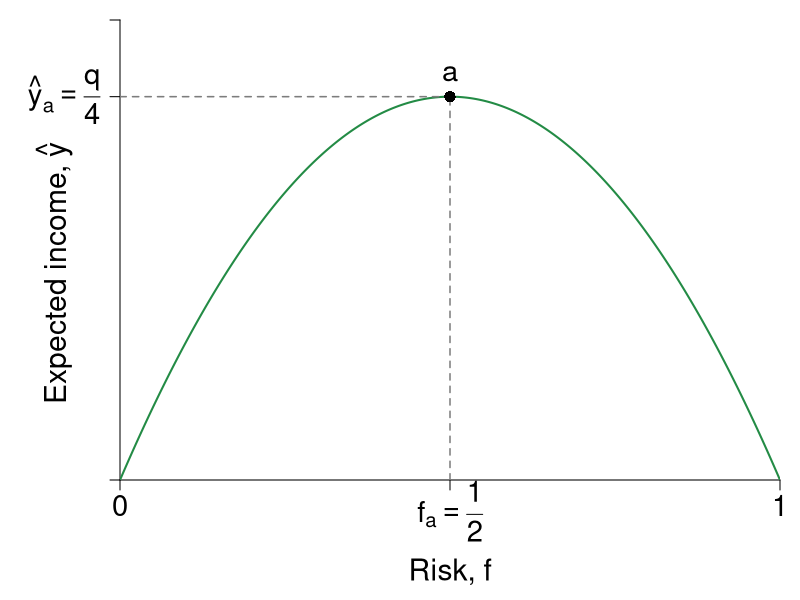

Source code (R):
#Graph Designer: Simon Halliday, Scott Cohn
#Authors: Bowles, Foley and Halliday
#Title: Coordination, Conflict and Competition: A Text in Microeconomics

library(shape)
pdf(file = "risk/return_maximization_margin.pdf", width = 8, height = 6)

#Set parameters for graphics
pointsize <- 1.8
axislabelsize <- 1.8
labelsize <- 1.75
namesize <- 1.8
annotatesize <- 1.5
graphlinewidth <- 2
segmentlinewidth <- 1.5

COL <- c("#7fc97f", "#beaed4", "#fdc086", "#ffff99", "#386cb0", "#f0027f", "#bf5b17", "#666666")
COLA <- c("#e0f3db", "#99d8c9","#66c2a4","#41ae76", "#238b45", "#005824")
COLB <- c("#c6dbef", "#4eb3d3", "#2b8cbe", "#0868ac","#084081")
COLC <- c("#fcfbfd", "#efedf5", "#dadaeb", "#bcbddc", "#9e9ac8", "#807dba", "#6a51a3", "#54278f", "#3f007d")
grays <- gray.colors(25, start = 1, end = 0, alpha = 1)

#Edited the margins to cater for the larger LHS labels
par(mar =  c(6, 6, 1, 1))

return <- function(f, mu = 5){
  mu*f*(1 - f)
}

indiffA <- function(x, alpha = 0.7, uA = 4) {
  (uA / x^alpha)^(1/(1 - alpha))
}

trsline <- function(x, constant = 10, slope = 4){
  constant - (slope)*x
}

ff <- function(x, c = 12, s = 1/3){
  c - s*x
}

xlims <- c(0, 1)
ylims <- c(0, 1.5)

npts <- 501 
x <- seq(xlims[1], xlims[2], length.out = npts)
y <- seq(ylims[1], ylims[2], length.out = npts) 
a <- c(2, 4, 6)

plot(0, 0, xlim = xlims, ylim = ylims, type = "n",
     xlab = expression(paste("")),
     ylab = expression(paste("")), 
     xaxt = "n", 
     yaxt = "n", 
     cex.lab = axislabelsize, 
     bty = "n", 
     xaxs = "i", 
     yaxs = "i"
)



ticksy <- c(ylims[1], return(f = 0.5), ylims[2])
#ylabels <- c(NA, expression(paste(hat(y)[a] == 1.25)), NA)
ylabels <- c(NA, expression(paste(hat(y)[a] == frac(q,4))), NA)
ticksx <- c(xlims[1], 0.5, xlims[2])
xlabels <- c(0, NA, 1)

axis(1, at = ticksx, pos = 0, labels = xlabels, cex.axis = labelsize)
axis(2, at = ticksy, pos = 0, labels = ylabels, las = 1, cex.axis = labelsize)

npts <- 500 
xx1 <- seq(xlims[1], xlims[2], length.out = npts)
xx2 <- seq(0, xlims[2], length.out = npts)
xx3 <- seq(1.5, 2.5, length.out = npts)
xx4 <- seq(3, 5, length.out = npts)
xx5 <- seq(7, 9, length.out = npts)

#Draw the graphs
lines(xx1, return(xx1), col = COLA[5], lwd = graphlinewidth)

#Axis labels
#mtext(expression(paste("Risk, ", f)), side = 1, line = 2.5, cex = axislabelsize)
text(0.5*(xlims[2]), -0.3, expression(paste("Risk, ", f)), xpd = TRUE, cex = axislabelsize) 
text(0.5*(xlims[2]), -0.1, expression(paste(f[a] == frac(1, 2))), xpd = TRUE, cex = labelsize) 

text(-0.1, 0.45*(ylims[2]), expression(paste("Expected income, ", hat(y) )), xpd = TRUE, cex = axislabelsize, srt = 90) 

segments(0.5, 0, 0.5, return(0.5), lty = 2, col = grays[20] , lwd = segmentlinewidth)
segments(0, return(0.5), 0.5, return(0.5), lty = 2, col = grays[20] , lwd = segmentlinewidth)

#Annotate points (4,4),(2,8),(8,2) on feasibility frontier
text(0.5, return(0.5) + 0.075, expression(paste(a)), cex = labelsize)
points(0.5, return(0.5), pch = 16, col = "black", cex = 1.5)

dev.off()
